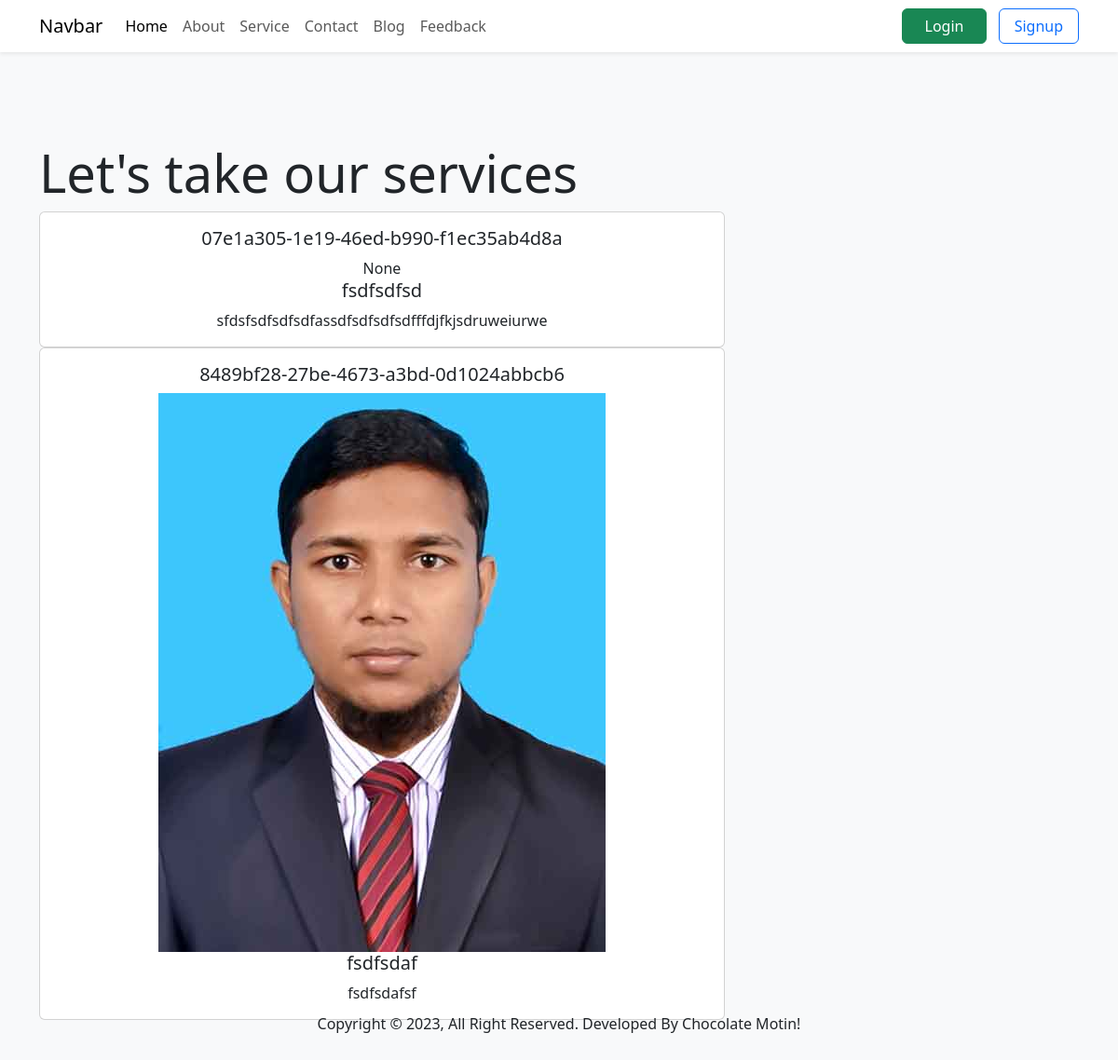
Page /services/ on the committed database.
### members/models.py (models this page shows, shortened)
class Service(models.Model):
    id = models.UUIDField(primary_key=True, default=uuid.uuid4, editable=False)
    title = models.CharField(max_length=120, unique=True)
    icon = models.ImageField(upload_to="services")
    content = models.TextField()
    created_at = models.DateTimeField(auto_now_add=True)
    updated_at = models.DateTimeField(auto_now=True)

### members/views.py (the view)
# urls.py: path('services/', views.services, name='service'),
def services(request):
    services = Service.objects.all()
    return render(request, 'chocolate/services.html', {'services': services})

### members/templates/chocolate/services.html (shortened to what this page needs)
{% extends 'master.html' %}
{% block content %}
<section id="services" class="py-5 mt-5">
    <div class="container">
        <div class="row">
            <div class="col-8">
                <h1 class="display-4">Let's take our services</h1>
                {% for x in services %}
                <div class="card text-center">
                    <div class="card-body">
                        <h5 class="card-title">{{ x.id }}</h5>
                        {% if x.icon %}
                            <img src="{{ x.icon.url }}" alt="Service">
                        {% else %}
                            None
                        {% endif %}
                        <h5 class="card-title">{{ x.title }}</h5>
                        <p class="card-text">{{ x.content }}</p>
                    </div>
                  </div>
                {% empty %}
                    <h5>No services available right now.</h5>
                {% endfor %}
            </div>
        </div>
    </div>
</section>
{% endblock %}

### rows in the picture
Service: id "07e1a305-1e19-46ed-b990-f1ec35ab4d8a", icon "None", title "fsdfsdfsd", content "sfdsfsdfsdfsdfassdfsdfsdfsdfffdjfkjsdruweiurwe"
Service: id "8489bf28-27be-4673-a3bd-0d1024abbcb6", icon (picture), title "fsdfsdaf", content "fsdfsdafsf"
